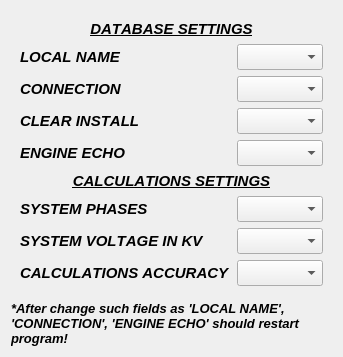
             <widget class="QWidget" name="settingsTab">
              <attribute name="title">
               <string>Settings</string>
              </attribute>
              <layout class="QVBoxLayout" name="verticalLayout_3">
               <item>
                <widget class="QWidget" name="widget" native="true">
                 <property name="sizePolicy">
                  <sizepolicy hsizetype="Preferred" vsizetype="Preferred">
                   <horstretch>0</horstretch>
                   <verstretch>0</verstretch>
                  </sizepolicy>
                 </property>
                 <layout class="QFormLayout" name="formLayout">
                  <item row="1" column="0">
                   <widget class="QLabel" name="settingsLabel">
                    <property name="font">
                     <font>
                      <pointsize>11</pointsize>
                      <weight>75</weight>
                      <italic>true</italic>
                      <bold>true</bold>
                      <underline>false</underline>
                      <strikeout>false</strikeout>
                      <kerning>false</kerning>
                     </font>
                    </property>
                    <property name="text">
                     <string>LOCAL NAME</string>
                    </property>
                    <property name="alignment">
                     <set>Qt::AlignLeading|Qt::AlignLeft|Qt::AlignVCenter</set>
                    </property>
                   </widget>
                  </item>
                  <item row="1" column="1">
                   <widget class="QComboBox" name="settingsBox">
                    <property name="font">
                     <font>
                      <pointsize>11</pointsize>
                      <weight>75</weight>
                      <italic>true</italic>
                      <bold>true</bold>
                      <underline>false</underline>
                      <strikeout>false</strikeout>
                      <kerning>false</kerning>
                     </font>
                    </property>
                    <property name="editable">
                     <bool>false</bool>
                    </property>
                   </widget>
                  </item>
                  <item row="2" column="0">
                   <widget class="QLabel" name="settingsLabel2">
                    <property name="font">
                     <font>
                      <pointsize>11</pointsize>
                      <weight>75</weight>
                      <italic>true</italic>
                      <bold>true</bold>
                      <underline>false</underline>
                      <strikeout>false</strikeout>
                      <kerning>false</kerning>
                     </font>
                    </property>
                    <property name="text">
                     <string>CONNECTION</string>
                    </property>
                   </widget>
                  </item>
                  <item row="2" column="1">
                   <widget class="QComboBox" name="settingsBox2">
                    <property name="font">
                     <font>
                      <pointsize>11</pointsize>
                      <weight>75</weight>
                      <italic>true</italic>
                      <bold>true</bold>
                      <underline>false</underline>
                      <strikeout>false</strikeout>
                      <kerning>false</kerning>
                     </font>
                    </property>
                   </widget>
                  </item>
                  <item row="3" column="0">
                   <widget class="QLabel" name="settingsLabel3">
                    <property name="font">
                     <font>
                      <pointsize>11</pointsize>
                      <weight>75</weight>
                      <italic>true</italic>
                      <bold>true</bold>
                      <underline>false</underline>
                      <strikeout>false</strikeout>
                      <kerning>false</kerning>
                     </font>
                    </property>
                    <property name="text">
                     <string>CLEAR INSTALL</string>
                    </property>
                   </widget>
                  </item>
                  <item row="3" column="1">
                   <widget class="QComboBox" name="settingsBox3">
                    <property name="font">
                     <font>
                      <pointsize>11</pointsize>
                      <weight>75</weight>
                      <italic>true</italic>
                      <bold>true</bold>
                      <underline>false</underline>
                      <strikeout>false</strikeout>
                      <kerning>false</kerning>
                     </font>
                    </property>
                   </widget>
                  </item>
                  <item row="4" column="0">
                   <widget class="QLabel" name="settingsLabel4">
                    <property name="font">
                     <font>
                      <pointsize>11</pointsize>
                      <weight>75</weight>
                      <italic>true</italic>
                      <bold>true</bold>
                      <underline>false</underline>
                      <strikeout>false</strikeout>
                      <kerning>false</kerning>
                     </font>
                    </property>
                    <property name="text">
                     <string>ENGINE ECHO</string>
                    </property>
                   </widget>
                  </item>
                  <item row="4" column="1">
                   <widget class="QComboBox" name="settingsBox4">
                    <property name="font">
                     <font>
                      <pointsize>11</pointsize>
                      <weight>75</weight>
                      <italic>true</italic>
                      <bold>true</bold>
                      <underline>false</underline>
                      <strikeout>false</strikeout>
                      <kerning>false</kerning>
                     </font>
                    </property>
                   </widget>
                  </item>
                  <item row="6" column="0">
                   <widget class="QLabel" name="settingsLabel5">
                    <property name="font">
                     <font>
                      <pointsize>11</pointsize>
                      <weight>75</weight>
                      <italic>true</italic>
                      <bold>true</bold>
                      <underline>false</underline>
                      <strikeout>false</strikeout>
                      <kerning>false</kerning>
                     </font>
                    </property>
                    <property name="text">
                     <string>SYSTEM PHASES</string>
                    </property>
                   </widget>
                  </item>
                  <item row="6" column="1">
                   <widget class="QComboBox" name="settingsBox5">
                    <property name="font">
                     <font>
                      <pointsize>11</pointsize>
                      <weight>75</weight>
                      <italic>true</italic>
                      <bold>true</bold>
                      <underline>false</underline>
                      <strikeout>false</strikeout>
                      <kerning>false</kerning>
                     </font>
                    </property>
                   </widget>
                  </item>
                  <item row="7" column="0">
                   <widget class="QLabel" name="settingsLabel6">
                    <property name="font">
                     <font>
                      <pointsize>11</pointsize>
                      <weight>75</weight>
                      <italic>true</italic>
                      <bold>true</bold>
                      <underline>false</underline>
                      <strikeout>false</strikeout>
                      <kerning>false</kerning>
                     </font>
                    </property>
                    <property name="text">
                     <string>SYSTEM VOLTAGE IN KV</string>
                    </property>
                   </widget>
                  </item>
                  <item row="7" column="1">
                   <widget class="QComboBox" name="settingsBox6">
                    <property name="font">
                     <font>
                      <pointsize>11</pointsize>
                      <weight>75</weight>
                      <italic>true</italic>
                      <bold>true</bold>
                      <underline>false</underline>
                      <strikeout>false</strikeout>
                      <kerning>false</kerning>
                     </font>
                    </property>
                   </widget>
                  </item>
                  <item row="8" column="0">
                   <widget class="QLabel" name="settingsLabel7">
                    <property name="font">
                     <font>
                      <pointsize>11</pointsize>
                      <weight>75</weight>
                      <italic>true</italic>
                      <bold>true</bold>
                      <underline>false</underline>
                      <strikeout>false</strikeout>
                      <kerning>false</kerning>
                     </font>
                    </property>
                    <property name="text">
                     <string>CALCULATIONS ACCURACY</string>
                    </property>
                   </widget>
                  </item>
                  <item row="8" column="1">
                   <widget class="QComboBox" name="settingsBox7">
                    <property name="font">
                     <font>
                      <pointsize>11</pointsize>
                      <weight>75</weight>
                      <italic>true</italic>
                      <bold>true</bold>
                      <underline>false</underline>
                      <strikeout>false</strikeout>
                      <kerning>false</kerning>
                     </font>
                    </property>
                   </widget>
                  </item>
                  <item row="5" column="0" colspan="2">
                   <widget class="QLabel" name="settingsTitle2">
                    <property name="font">
                     <font>
                      <pointsize>11</pointsize>
                      <weight>75</weight>
                      <italic>true</italic>
                      <bold>true</bold>
                      <underline>true</underline>
                      <strikeout>false</strikeout>
                      <kerning>false</kerning>
                     </font>
                    </property>
                    <property name="text">
                     <string>CALCULATIONS SETTINGS</string>
                    </property>
                    <property name="alignment">
                     <set>Qt::AlignCenter</set>
                    </property>
                   </widget>
                  </item>
                  <item row="0" column="0" colspan="2">
                   <widget class="QLabel" name="settingsTitle">
                    <property name="font">
                     <font>
                      <pointsize>11</pointsize>
                      <weight>75</weight>
                      <italic>true</italic>
                      <bold>true</bold>
                      <underline>true</underline>
                      <strikeout>false</strikeout>
                      <kerning>false</kerning>
                     </font>
                    </property>
                    <property name="text">
                     <string>DATABASE SETTINGS</string>
                    </property>
                    <property name="alignment">
                     <set>Qt::AlignCenter</set>
                    </property>
                   </widget>
                  </item>
                 </layout>
                </widget>
               </item>
               <item>
                <widget class="QLabel" name="infoSettingsLabel">
                 <property name="sizePolicy">
                  <sizepolicy hsizetype="Preferred" vsizetype="Maximum">
                   <horstretch>0</horstretch>
                   <verstretch>0</verstretch>
                  </sizepolicy>
                 </property>
                 <property name="font">
                  <font>
                   <pointsize>10</pointsize>
                   <weight>75</weight>
                   <italic>true</italic>
                   <bold>true</bold>
                  </font>
                 </property>
                 <property name="text">
                  <string>*After change such fields as 'LOCAL NAME', 'CONNECTION', 'ENGINE ECHO' should restart program!</string>
                 </property>
                 <property name="wordWrap">
                  <bool>true</bool>
                 </property>
                </widget>
               </item>
              </layout>
             </widget>
